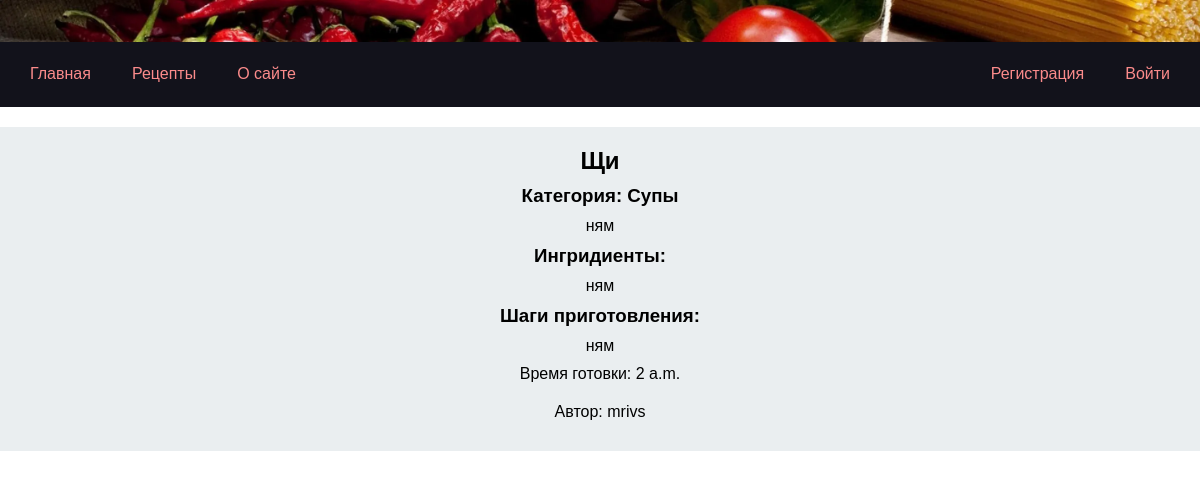
/recipe/4/, run on the app's committed database.
### app_cookbook/models.py (models this page shows, shortened)
class Recipe(models.Model):
    title=models.CharField(max_length=100)
    description=models.TextField(max_length=2000)
    ingredients=models.TextField(max_length=2000, default='')
    steps=models.TextField(max_length=2000)
    cooking_time=models.TimeField()
    pecipe_image=models.ImageField(null=True, blank=True)
    author=models.ForeignKey(User,on_delete=models.CASCADE)
    category = models.ForeignKey(Category, on_delete=models.CASCADE)

class Category(models.Model):
    name=models.CharField(max_length=100)
    description=models.TextField(max_length=2000)

### app_cookbook/views.py (the view)
# urls.py: path('recipe/<int:id>/', views.recipe_detail, name='recipe_detail'),
def recipe_detail(request, id):
    recipe = Recipe.objects.get(id=id)
    context = {"title": "recipe_detail",'recipe':recipe}
    return render(request, 'app_cookbook/recipe_detail.html', context)

### app_cookbook/templates/app_cookbook/recipe_detail.html (shortened to what this page needs)
{% extends 'base.html' %}
{% block content %}
<section class='section-box'>
<div class="content-box">
    <h2>{{ recipe.title }}</h2>
    <h3>Категория: {{ recipe.category.name }}</h3>
    <p>{{ recipe.description }}</p>
    <h3>Ингридиенты:</h3>
    <p> {{ recipe.ingredients }}</p>
    <h3>Шаги приготовления:</h3>
    <p> {{ recipe.steps }}</p>
    <p>Время готовки: {{ recipe.cooking_time }}</p>
    <p>Автор: {{ recipe.author.username }}</p>
</div>
</section>
{% endblock %}

### static/css/styles.css (style rules this page uses)
html { font-family: 'Arial', sans-serif; }
* { margin: 0; padding: 0; text-decoration: none; }
.section-box { background-color: #eaeef0; width: 100%; flex-shrink: 0; display: flex; justify-content: center; align-items: center; }
.content-box { margin-top: 20px; margin-bottom: 30px; width: 1140px; display: flex; flex-direction: column; justify-content: space-between; align-items: center; gap: 10px; }

### data on the page
Recipe: title "Щи", category.name "Супы", description "ням", ingredients "ням", steps "ням", cooking_time "2 a.m.", author.username "mrivs"
